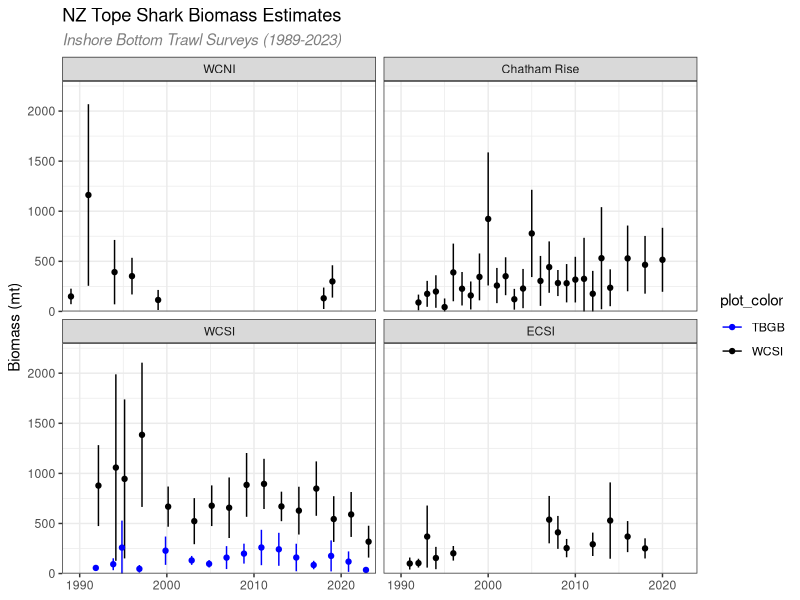

Write the R code that produced this figure. (Note: this script raises an error after producing the figure.)
library(tidyverse)


# NZ Fisheries Assessment Plenary Report (2024) ---------------------------

#Table 7
nzfish_table7 <- read_csv('data/NZPlenary_May2024_Table7.csv') %>%
  mutate(sd = B_core * CV_perc / 100,
         x_nudge = ifelse(Survey == "TBGB_autumn", -0.15, ifelse(Survey == "WCSI_autumn", 0.15, 0)),
         plot_color = ifelse(Survey == "TBGB_autumn", 'TBGB', 'WCSI'),
         region = factor(ifelse(Survey %in% c("TBGB_autumn", "WCSI_autumn"), "WCSI", Survey),
                         levels = c('WCNI','Chatham Rise','WCSI','ECSI'))) %>%
  mutate(upper = B_core + (2 * sd),
         lower = B_core - (2 * sd))

nzfish_table7_plot <- ggplot(data = nzfish_table7, aes(x = Year + x_nudge, y = B_core, group = Survey, color = plot_color))+
  theme_bw()+
  theme(axis.title.x = element_blank(),
        plot.subtitle = element_text(colour = 'grey50', face = 'italic'),
        legend.position = 'right')+
  ggtitle('NZ Tope Shark Biomass Estimates',
          subtitle = 'Inshore Bottom Trawl Surveys (1989-2023)')+
  ylab('Biomass (mt)')+
  geom_segment(aes(x = Year + x_nudge, xend = Year + x_nudge, y = lower, yend = upper))+
  geom_point()+
  coord_cartesian(xlim = c(1988, 2024), ylim = c(0, 2300), expand = 0)+
  scale_color_manual(values = c('TBGB' = 'blue', 'WCSI' = 'black'))+
  facet_wrap(.~region)
nzfish_table7_plot

cowplot::save_plot('figures/Australia_NZ/NZ fisheries assessment_May2024_Fig7.png', nzfish_table7_plot, base_height = 5, base_width = 7)


# NZ FishStock data -------------------------------------------------------

nz_fishstock <- read_csv('data/FisheriesNZ_Fishstock_ReportedLandings_1931-2015.csv') %>%
  rename(Weight_tonnes = "Landings")
